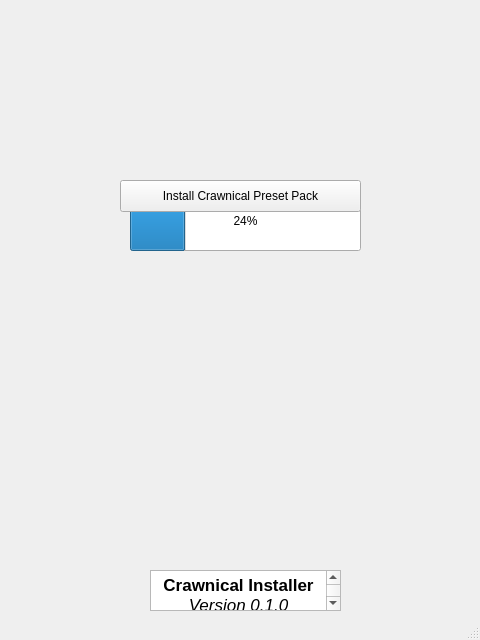
<?xml version="1.0" encoding="UTF-8"?>
<ui version="4.0">
 <class>MainWindow</class>
 <widget class="QMainWindow" name="MainWindow">
  <property name="geometry">
   <rect>
    <x>0</x>
    <y>0</y>
    <width>480</width>
    <height>640</height>
   </rect>
  </property>
  <property name="windowTitle">
   <string>Crawnical Installer</string>
  </property>
  <widget class="QWidget" name="centralwidget">
   <widget class="QProgressBar" name="progressBar">
    <property name="geometry">
     <rect>
      <x>130</x>
      <y>190</y>
      <width>231</width>
      <height>61</height>
     </rect>
    </property>
    <property name="value">
     <number>24</number>
    </property>
   </widget>
   <widget class="QPushButton" name="pushButton">
    <property name="geometry">
     <rect>
      <x>120</x>
      <y>180</y>
      <width>241</width>
      <height>32</height>
     </rect>
    </property>
    <property name="text">
     <string>Install Crawnical Preset Pack</string>
    </property>
   </widget>
   <widget class="QTextBrowser" name="textBrowser">
    <property name="geometry">
     <rect>
      <x>150</x>
      <y>570</y>
      <width>191</width>
      <height>41</height>
     </rect>
    </property>
    <property name="html">
     <string>&lt;!DOCTYPE HTML PUBLIC &quot;-//W3C//DTD HTML 4.0//EN&quot; &quot;http://www.w3.org/TR/REC-html40/strict.dtd&quot;&gt;
&lt;html&gt;&lt;head&gt;&lt;meta name=&quot;qrichtext&quot; content=&quot;1&quot; /&gt;&lt;style type=&quot;text/css&quot;&gt;
p, li { white-space: pre-wrap; }
&lt;/style&gt;&lt;/head&gt;&lt;body style=&quot; font-family:'.AppleSystemUIFont'; font-size:13pt; font-weight:400; font-style:normal;&quot;&gt;
&lt;p align=&quot;center&quot; style=&quot; margin-top:0px; margin-bottom:0px; margin-left:0px; margin-right:0px; -qt-block-indent:0; text-indent:0px;&quot;&gt;&lt;span style=&quot; font-weight:600;&quot;&gt;Crawnical Installer&lt;/span&gt;&lt;/p&gt;
&lt;p align=&quot;center&quot; style=&quot; margin-top:0px; margin-bottom:0px; margin-left:0px; margin-right:0px; -qt-block-indent:0; text-indent:0px;&quot;&gt;&lt;span style=&quot; font-style:italic;&quot;&gt;Version 0.1.0&lt;/span&gt;&lt;/p&gt;&lt;/body&gt;&lt;/html&gt;</string>
    </property>
   </widget>
   <widget class="QLabel" name="label">
    <property name="geometry">
     <rect>
      <x>160</x>
      <y>20</y>
      <width>161</width>
      <height>161</height>
     </rect>
    </property>
    <property name="styleSheet">
     <string notr="true"/>
    </property>
    <property name="text">
     <string/>
    </property>
    <property name="pixmap">
     <pixmap resource="icon.qrc">:/newPrefix/Logo_Crawnical_icon_couleur_vert-bleu.png</pixmap>
    </property>
    <property name="scaledContents">
     <bool>true</bool>
    </property>
   </widget>
  </widget>
  <widget class="QStatusBar" name="statusbar"/>
 </widget>
 <resources>
  <include location="icon.qrc"/>
 </resources>
 <connections/>
</ui>
